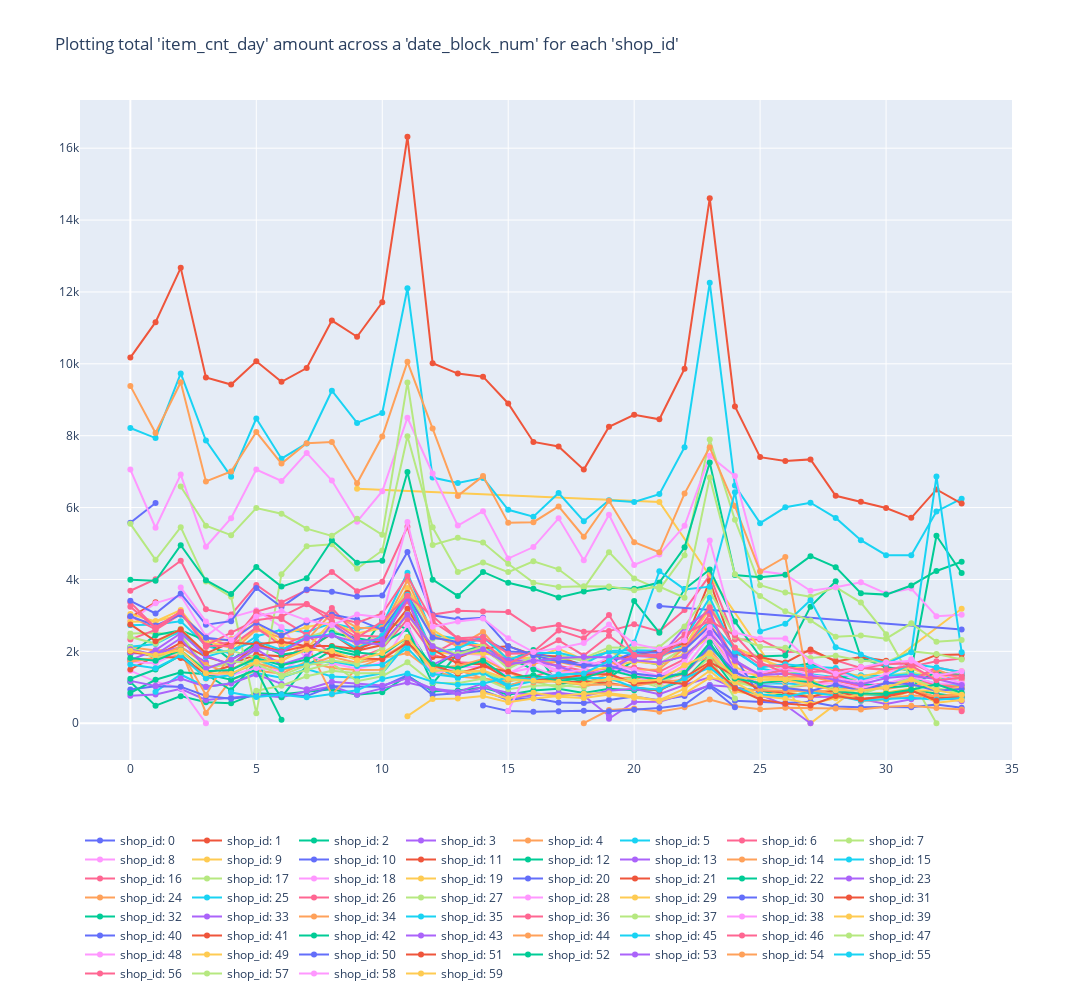

Here is the notebook cell this chart was saved with:
### Code cell
grouped_sales_train = pd.DataFrame(sales_train.groupby(['shop_id', 'date_block_num'])['item_cnt_day'].sum().reset_index())

fig = go.Figure()
for shop_id in grouped_sales_train['shop_id'].unique():
        data = grouped_sales_train[grouped_sales_train['shop_id'] == shop_id]
        fig.add_trace(go.Scatter(x=data['date_block_num'], y=data['item_cnt_day'],
                    mode='lines+markers',
                    name='shop_id: '+ str(shop_id)))
fig.update_layout(legend_orientation="h", width=1600, height=1000, title="Plotting total 'item_cnt_day' amount across a 'date_block_num' for each 'shop_id'")
fig.show()
